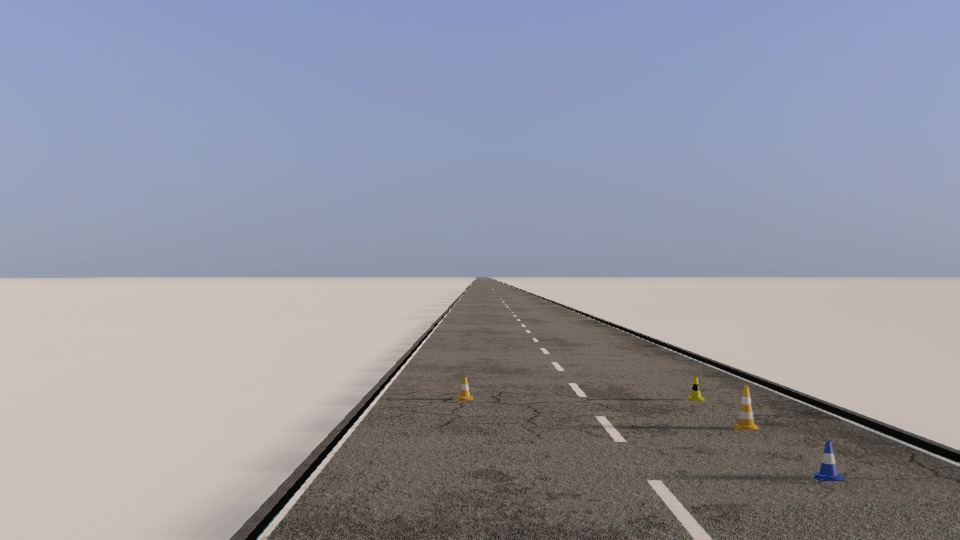
#> input picture simulation data/four_cones_raw.jpg, 960 x 540 px, found by its file name
$ python rgbd_example.py   (older library calls are emulated)
#> lines starting #> are read from the running program, lines starting #| are printed output that depends on the picture; after the words box and inside, x2 and y2 are one past the last pixel; in counts of white or black regions, pixels touching at a corner belong together
### geometry.py
import cv2
import numpy as np


# [21 lines left out: functions inverse_perspective, world_XY_from_uv_and_Z, not called in this run]

def world_XYZ_from_uvd(points, depths, K, Rinv, tinv):
    Kinv = np.linalg.inv(K)
    uv1 = cv2.convertPointsToHomogeneous(points)[:,0,:]
    # s(u,v,1) = K(R(xyz)+t)
    # xyz = Rinv*(Kinv*s*(uv1)) + tinv
    image_vectors = np.multiply(uv1.T, [depths]) # depths is broadcast over the 3 rows of uv.T
    positions = (Rinv@Kinv@image_vectors).T + tinv  # tinv automatically broadcast to all matrix rows
    return positions

### rgbd_example.py
import cv2
import numpy as np
from geometry import *
import pptk

several_points_only = True

hFOV = 50*np.pi/180

rgb_img = cv2.imread('Simulation data/four_cones_raw.jpg')
#> rgb_img is the input picture: shape (540, 960, 3); mean B, G, R 161.3, 149.5, 147.9
d_img = cv2.imread('Simulation data/four_cones_depth.png', cv2.IMREAD_ANYDEPTH)  # the flag is important, this is a 16-bit image
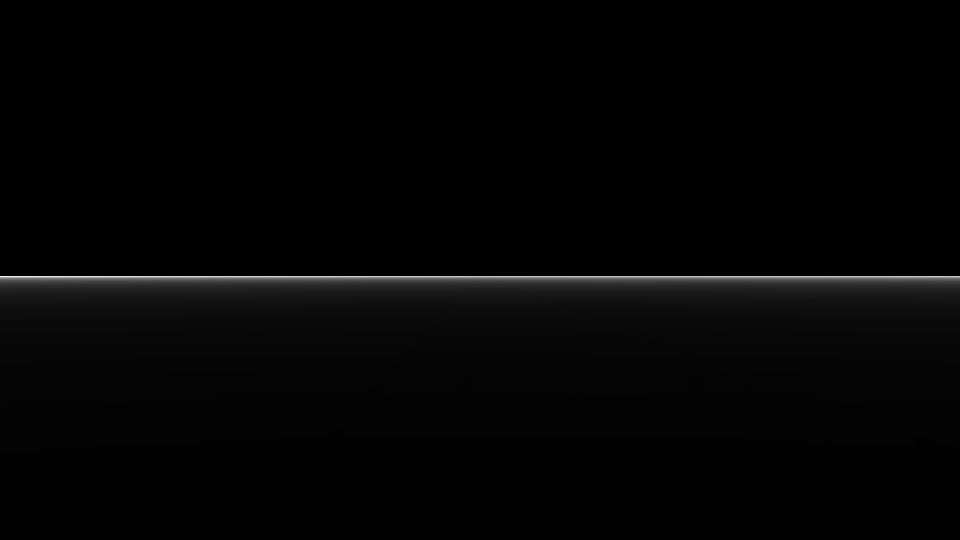
#> input picture simulation data/four_cones_depth.png, 960 x 540 px, found by its file name
#> d_img is the input picture: shape (540, 960) uint16; min 0, max 61681, mean 1157.1

assert (rgb_img.shape[0:2] == d_img.shape[0:2])
height = rgb_img.shape[0]  # horizontal size (actually vertical (Gilad))
#> height = 540
width = rgb_img.shape[1]
#> width = 960
f = width/(2*np.tan(hFOV/2))  # 1/2w        (hFOV)
#> f = 1029.4
                              # ----  = tan (----)
                              #  f          (  2 )
vFOV = np.arctan(270/f)
#> vFOV = 0.257
cx = width/2
#> cx = 480
cy = height/2 + 7 # horizon is 7 pixels below the centerline
#> cy = 277

K = np.array([[f,0,cx],
              [0,f,cy],
              [0,0, 1]], dtype=np.float)

angle = - np.pi/2.0

Rinv = np.array([[1,             0,              0],
                 [0, np.cos(angle), -np.sin(angle)],
                 [0, np.sin(angle),  np.cos(angle)]], dtype=np.float)

tinv = np.array([0,0,120], dtype=np.float)

if several_points_only:
    image_points = np.asarray([[465.0, 390.0],
                               [695.0, 388.0],
                               [745.5, 405.0],
                               [829.0, 463.0]], dtype=np.float64)
else:
    # X, Y = np.mgrid[671:861, 367:495]
    X, Y = np.mgrid[300:860, 350:height]
    image_points = np.vstack((X.ravel(), Y.ravel())).T

index_x = image_points[:,0].astype(np.int)
index_y = image_points[:,1].astype(np.int)

depths = d_img[index_y, index_x]
#> depths = [967, 984, 811, 629]

positions = world_XYZ_from_uvd(image_points, depths=depths, K=K, Rinv=Rinv, tinv=tinv)
#> in world_XYZ_from_uvd, `image_vectors = np.multiply(uv1.T, [depths])`: image_vectors = [[449655, 683880, 604600.5, 521441], [377130, 381792, 328455, 291227], [967, 984, 811, 629]]
#> in world_XYZ_from_uvd, `positions = (Rinv@Kinv@image_vectors).T + tinv`: positions = [[-14.09, 967, 13.85], [205.5, 984, 13.89], [209.2, 811, 19.15], [213.3, 629, 6.34]]

if several_points_only:
    for i in range(len(image_points)):
        coords = tuple(image_points.astype(np.int)[i])
        coords_text = tuple(image_points.astype(np.int)[i] - np.array([100,0]))
        cv2.circle(rgb_img, coords, 2, (0, 0, 255), -1)
        cv2.putText(rgb_img, "Y=%.0fcm,X=%.0fcm,Z=%.0fcm" % (positions[i, 1], positions[i, 0], positions[i,2]),
                    coords_text, fontFace=cv2.FONT_HERSHEY_DUPLEX, fontScale=0.5, color=(0, 255, 0))
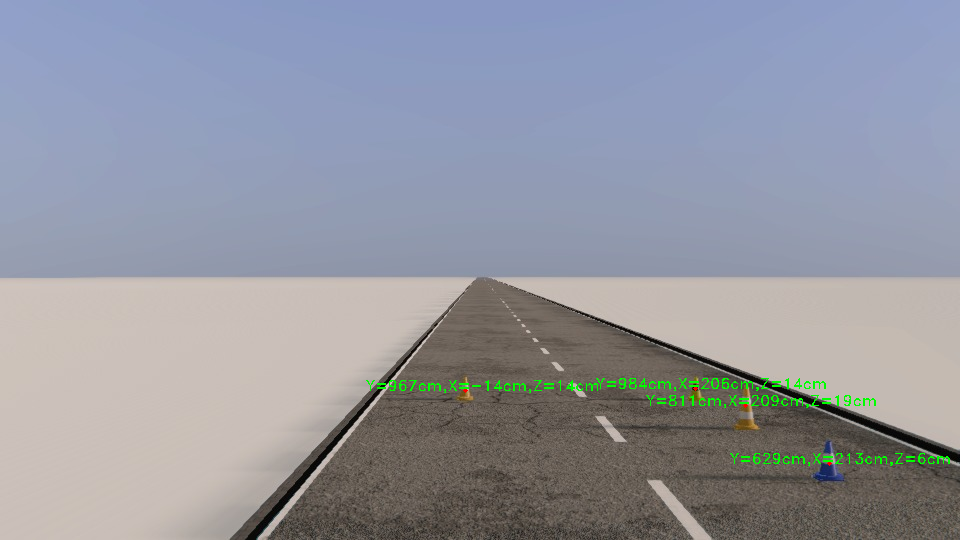
#> rgb_img: shape (540, 960, 3); 0.53% of pixels changed, all inside (x1, y1, x2, y2) = (366, 378, 950, 466)
    cv2.imshow('a', rgb_img)
    cv2.waitKey()
else:
    v = pptk.viewer(positions)
    colors = rgb_img[index_y, index_x]
    v.set(r=600, phi=-1.91440809, theta=0.1349903)
    v.set(point_size=0.5)
    v.attributes(colors / 255.)
